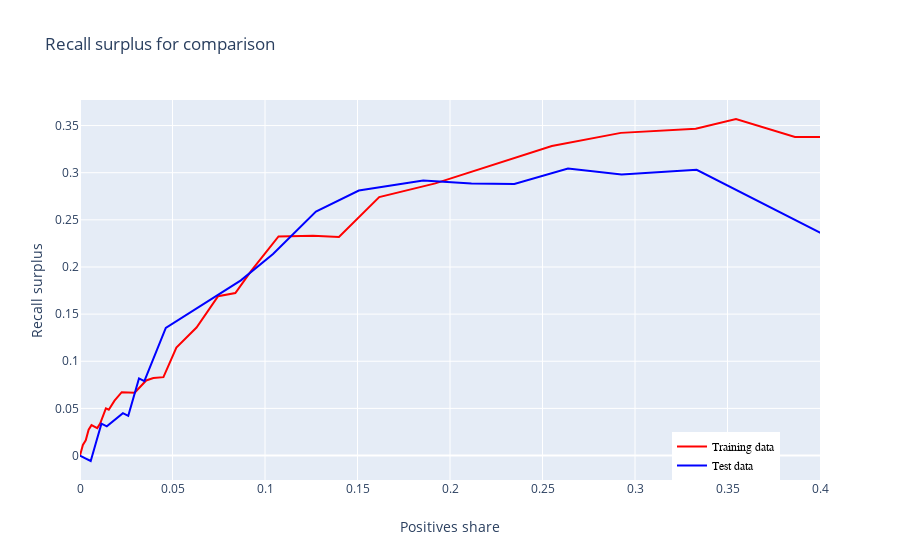

The cell this chart's notebook holds for it:
### Markdown cell above
Training curve for all epochs shows contant decrease of both train and validation loss. We stopped training after 50 epochs, as validation loss was reaching plateau and we wanted to avoid overfitting.

### Code cell
gru_pred_train,gru_pred_test,gru_pr_train,gru_pr_test= model_comparison_outputs_DNN(X_train,y_train, X_test, y_test, Deep_GRU)

plot_recall_surplus_train_test(gru_pr_train,gru_pr_test)
